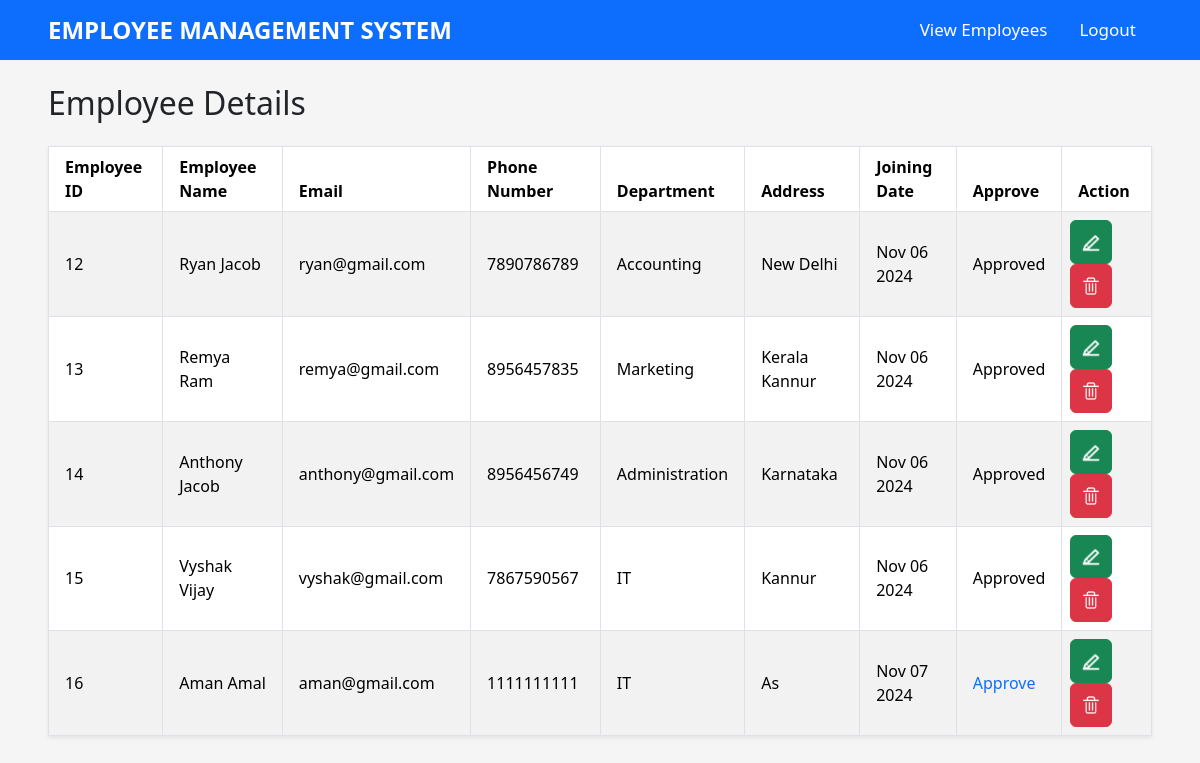
/view_employee, run on the app's committed database.
### employeeapp/models.py (models this page shows)
class Employee(models.Model):
    phone_number=models.BigIntegerField()
    address=models.TextField(max_length=1024)
    department=models.CharField(choices=departments,max_length=40)
    user=models.ForeignKey(User,on_delete=models.CASCADE)

class User(AbstractUser):
    user_type=models.CharField(choices=user_types,max_length=10,default="admin")

### employeeapp/views.py (the view)
# urls.py: path("view_employee",view_employee,name="view_employee"),
def view_employee(request):
    data=Employee.objects.all()
    return render(request,"view_employee.html",{"employee_data":data})

### employeeapp/templates/view_employee.html (shortened to what this page needs)
{% load static %}
<!DOCTYPE html>
<html lang="en">
<head>
    <link rel="stylesheet" href="https://cdnjs.cloudflare.com/ajax/libs/bootstrap/5.3.3/css/bootstrap.min.css">
    <link rel="stylesheet" href="{% static 'css/styles.css' %}">
</head>
<body class="min-vh-100">
    <nav class="nav bg-primary align-items-center px-2 px-lg-5">
        <ul class="nav h-auto">
            <li class="nav-item fs-4 my-2 py-1"><a href="/" class="text-white text-decoration-none fw-semibold ">EMPLOYEE MANAGEMENT SYSTEM</a></li>
        </ul>
        <ul class="nav ms-auto ">
            <li class="nav-item "><a href="/view_employee" class="nav-link text-white text-decoration-none fw-medium">View Employees</a></li>
            <li class="nav-item "><a href="/logouts" class="nav-link text-white text-decoration-none fw-medium ">Logout</a></li>
        </ul>
    </nav>
    <h2 class="mt-4 mb-4 mx-5">Employee Details</h2>
    <div class="table-container mx-2 mx-lg-5">
        <table class="table table-bordered table-striped w-100 shadow-sm">
            <thead class="">
                <tr>
                    <th class="mx-2"><p class="mb-0 px-2">Employee ID</p></th>
                    <th class="px-2"><p class="mb-0 px-2">Employee Name</p></th>
                    <th class="px-2"><p class="mb-0 px-2">Email</p></th>
                    <th class="px-2"><p class="mb-0 px-2">Phone Number</p></th>
                    <th class="px-2"><p class="mb-0 px-2">Department</p></th>
                    <th class="px-2"><p class="mb-0 px-2">Address</p></th>
                    <th class="px-2"><p class="mb-0 px-2">Joining Date</p></th>
                    <th class="px-2"><p class="mb-0 px-2">Approve</p></th>
                    <th class="px-2"><p class="mb-0 px-2">Action</p></th>
                </tr>
            </thead>
            <tbody>
                {% for emp in employee_data %}
                <tr>
                    <td class="align-middle"><p class="mb-0 px-2 h-100">{{ emp.id }}</p> </td>
                    <td class="align-middle"><p class="mb-0 px-2">{{ emp.user.first_name | title}} {{ emp.user.last_name| title }}</p></td>
                    <td class="align-middle"><p class="mb-0 px-2">{{ emp.user.email }}</p></td>
                    <td class="align-middle"><p class="mb-0 px-2">{{ emp.phone_number }}</p></td>
                    <td class="align-middle"><p class="mb-0 px-2">{{ emp.get_department_display }}</p>
                    <td class="align-middle"><p class="mb-0 px-2">{{ emp.address| title }}</p></td>
                    <td class="align-middle"><p class="mb-0 px-2">{{ emp.user.date_joined | date:'M d Y' }}</p></td>
                    {% if emp.user.is_active == 1 %}
                    <td class="align-middle"><p class="mb-0 px-2">Approved</p> </td>
                    {% else %}
                    <td class="align-middle"><a href="/approve_employee/{{ emp.user.id }}" class="px-2 text-decoration-none text-primary">Approve</a> </td>
                    {% endif%}
                    <td class="px-2">
                        <a href="/edit_employee/{{ emp.user.id }}" class="me-2   text-decoration-none ">
                            <button class="btn btn-success p-2 mb-2 mb-xl-0">
                                <img src="{% static 'images/edit_icon.png' %}" alt="" width="24px" height="24px">
                            </button>
                        </a>
                        <a href="/delete_employee/{{ emp.user.id }}">
                            <button class="btn btn-danger p-1">
                                <img src="{% static 'images/delete_icon.png' %}" alt="" width="32px" height="34px">
                            </button>
                        </a>
                    </td>
                </tr>
                {% endfor %}
            </tbody>
        </table>
    </div>
</body>
</html>

### employeeapp/static/css/styles.css (style rules this page uses)
body { background-color: #F5F5F5 }
.nav-item { font-size: 17px; }

### data on the page
Employee: id "12", user.first_name "Ryan", user.last_name "Jacob", user.email "ryan@gmail.com", phone_number "7890786789", department "Accounting", address "New Delhi", user.date_joined "Nov 06 2024", shows "Approved"
Employee: id "13", user.first_name "Remya", user.last_name "Ram", user.email "remya@gmail.com", phone_number "8956457835", department "Marketing", address "Kerala Kannur", user.date_joined "Nov 06 2024", shows "Approved"
Employee: id "14", user.first_name "Anthony", user.last_name "Jacob", user.email "anthony@gmail.com", phone_number "8956456749", department "Administration", address "Karnataka", user.date_joined "Nov 06 2024", shows "Approved"
Employee: id "15", user.first_name "Vyshak", user.last_name "Vijay", user.email "vyshak@gmail.com", phone_number "7867590567", department "IT", address "Kannur", user.date_joined "Nov 06 2024", shows "Approved"
Employee: id "16", user.first_name "Aman", user.last_name "Amal", user.email "aman@gmail.com", phone_number "1111111111", department "IT", address "As", user.date_joined "Nov 07 2024"
